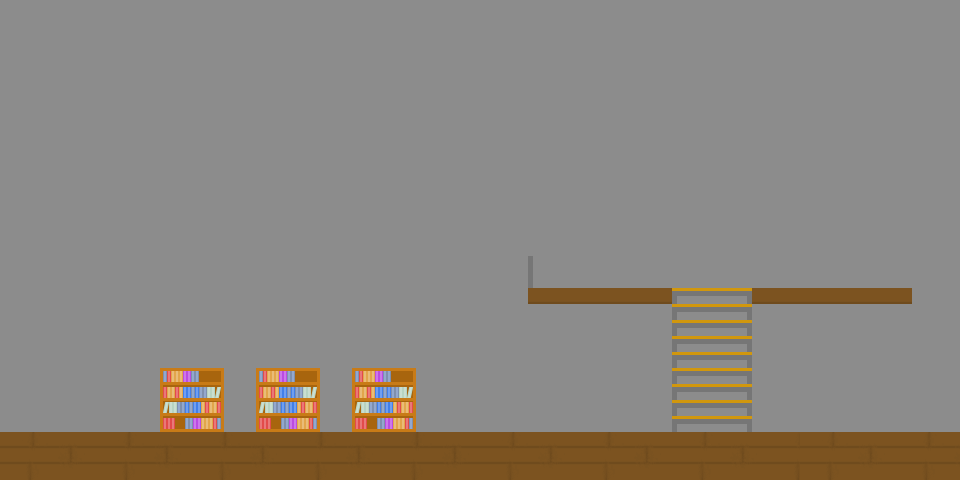

Tiled map render using the project's own tile images. Description and the map definition, with tile-layer contents summarised, below:
An orthogonal 60x30 tile map with 16x16 px tiles, 6 tile layers (Background, Platform, Hidden, Furniture, ...), 10 tilesets and 2 objects.

<map version="1.0" orientation="orthogonal" renderorder="right-down" width="60" height="30" tilewidth="16" tileheight="16" nextobjectid="45">
 <tileset firstgid="1" name="floor" tilewidth="16" tileheight="16" tilecount="18" columns="6">
  <image source="platform.png" width="96" height="48" />
 </tileset>
 <tileset firstgid="19" name="locker" tilewidth="16" tileheight="16" tilecount="8" columns="2">
  <image source="locker.png" width="32" height="64" />
 </tileset>
 <tileset firstgid="27" name="wood_flooring" tilewidth="16" tileheight="16" tilecount="18" columns="6">
  <image source="wood_flooring.png" width="96" height="48" />
 </tileset>
 <tileset firstgid="45" name="class_door" tilewidth="16" tileheight="16" tilecount="8" columns="2">
  <image source="class_door.png" width="32" height="64" />
 </tileset>
 <tileset firstgid="53" name="desk" tilewidth="16" tileheight="16" tilecount="1" columns="1">
  <image source="desk.png" width="16" height="16" />
 </tileset>
 <tileset firstgid="54" name="table" tilewidth="16" tileheight="16" tilecount="10" columns="5">
  <image source="table.png" width="80" height="32" />
 </tileset>
 <tileset firstgid="64" name="grey_blank" tilewidth="16" tileheight="16" tilecount="4" columns="2">
  <image source="grey_blank.png" width="32" height="32" />
 </tileset>
 <tileset firstgid="68" name="banner" tilewidth="16" tileheight="16" tilecount="80" columns="8">
  <image source="banner.png" width="128" height="160" />
 </tileset>
 <tileset firstgid="148" name="library_pack" tilewidth="16" tileheight="16" tilecount="35" columns="5">
  <image source="library_pack.png" width="80" height="112" />
 </tileset>
 <tileset firstgid="183" name="wood_flooring_light" tilewidth="16" tileheight="16" tilecount="18" columns="6">
  <image source="wood_flooring_light.png" width="96" height="48" />
 </tileset>
 <layer name="Background" width="60" height="30">
  <data>[1800 cells, 1620 non-empty, 1 distinct tile ids]</data>
 </layer>
 <layer name="Platform" width="60" height="30">
  <data>[1800 cells, 201 non-empty, 19 distinct tile ids]</data>
 </layer>
 <layer name="Hidden" width="60" height="30">
  <data>[1800 cells, 0 non-empty, 0 distinct tile ids]</data>
 </layer>
 <layer name="Furniture" width="60" height="30">
  <data>[1800 cells, 48 non-empty, 16 distinct tile ids]</data>
 </layer>
 <layer name="Climbable" width="60" height="30">
  <data>[1800 cells, 0 non-empty, 0 distinct tile ids]</data>
 </layer>
 <layer name="Stairs" width="60" height="30">
  <data>[1800 cells, 45 non-empty, 5 distinct tile ids]</data>
 </layer>
 <objectgroup name="Stacked Paper" />
 <objectgroup name="Door" />
 <objectgroup name="NPC">
  <object id="42" x="352" y="416" width="16" height="16">
   <properties>
    <property name="type" value="enemy" />
   </properties>
  </object>
 </objectgroup>
 <objectgroup name="Passage">
  <object id="43" x="0" y="385" width="5" height="47">
   <properties>
    <property name="directionThrough" value="left" />
    <property name="locationX" value="149" />
    <property name="locationY" value="3" />
    <property name="open" value="level2.tmx" />
   </properties>
  </object>
 </objectgroup>
</map>
